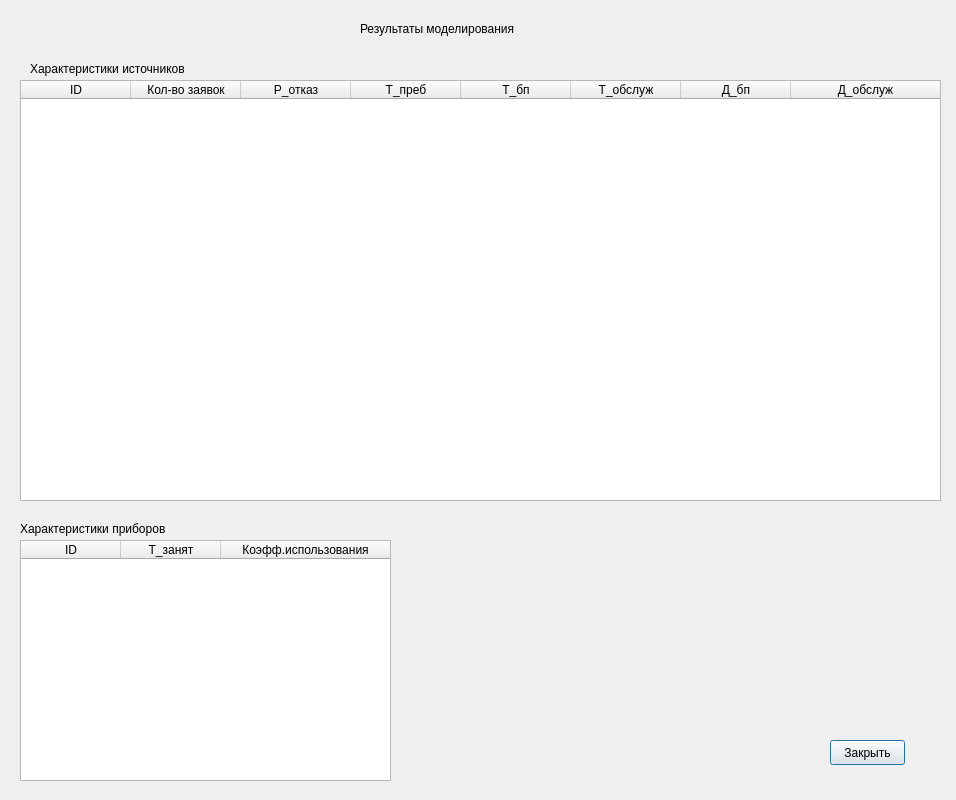
<?xml version="1.0" encoding="UTF-8"?>
<ui version="4.0">
 <class>ResultsDialog</class>
 <widget class="QDialog" name="ResultsDialog">
  <property name="geometry">
   <rect>
    <x>0</x>
    <y>0</y>
    <width>956</width>
    <height>800</height>
   </rect>
  </property>
  <property name="windowTitle">
   <string>Dialog</string>
  </property>
  <widget class="QLabel" name="label">
   <property name="geometry">
    <rect>
     <x>360</x>
     <y>20</y>
     <width>171</width>
     <height>17</height>
    </rect>
   </property>
   <property name="text">
    <string>Результаты моделирования</string>
   </property>
  </widget>
  <widget class="QTableWidget" name="tableSourcesResults">
   <property name="geometry">
    <rect>
     <x>20</x>
     <y>80</y>
     <width>921</width>
     <height>421</height>
    </rect>
   </property>
   <attribute name="horizontalHeaderDefaultSectionSize">
    <number>110</number>
   </attribute>
   <attribute name="horizontalHeaderStretchLastSection">
    <bool>true</bool>
   </attribute>
   <attribute name="verticalHeaderDefaultSectionSize">
    <number>35</number>
   </attribute>
   <column>
    <property name="text">
     <string>ID</string>
    </property>
   </column>
   <column>
    <property name="text">
     <string>Кол-во заявок</string>
    </property>
   </column>
   <column>
    <property name="text">
     <string>Р_отказ</string>
    </property>
   </column>
   <column>
    <property name="text">
     <string>Т_преб</string>
    </property>
   </column>
   <column>
    <property name="text">
     <string>Т_бп</string>
    </property>
   </column>
   <column>
    <property name="text">
     <string>Т_обслуж</string>
    </property>
   </column>
   <column>
    <property name="text">
     <string>Д_бп</string>
    </property>
   </column>
   <column>
    <property name="text">
     <string>Д_обслуж</string>
    </property>
   </column>
  </widget>
  <widget class="QTableWidget" name="tableDevicesResults">
   <property name="geometry">
    <rect>
     <x>20</x>
     <y>540</y>
     <width>371</width>
     <height>241</height>
    </rect>
   </property>
   <attribute name="horizontalHeaderStretchLastSection">
    <bool>true</bool>
   </attribute>
   <column>
    <property name="text">
     <string>ID</string>
    </property>
   </column>
   <column>
    <property name="text">
     <string>Т_занят</string>
    </property>
   </column>
   <column>
    <property name="text">
     <string>Коэфф.использования</string>
    </property>
   </column>
  </widget>
  <widget class="QLabel" name="label_2">
   <property name="geometry">
    <rect>
     <x>30</x>
     <y>60</y>
     <width>171</width>
     <height>17</height>
    </rect>
   </property>
   <property name="text">
    <string>Характеристики источников </string>
   </property>
  </widget>
  <widget class="QLabel" name="label_3">
   <property name="geometry">
    <rect>
     <x>20</x>
     <y>520</y>
     <width>161</width>
     <height>17</height>
    </rect>
   </property>
   <property name="text">
    <string>Характеристики приборов</string>
   </property>
  </widget>
  <widget class="QPushButton" name="closeResultsButton">
   <property name="geometry">
    <rect>
     <x>830</x>
     <y>740</y>
     <width>75</width>
     <height>25</height>
    </rect>
   </property>
   <property name="text">
    <string>Закрыть</string>
   </property>
  </widget>
 </widget>
 <resources/>
 <connections/>
</ui>
